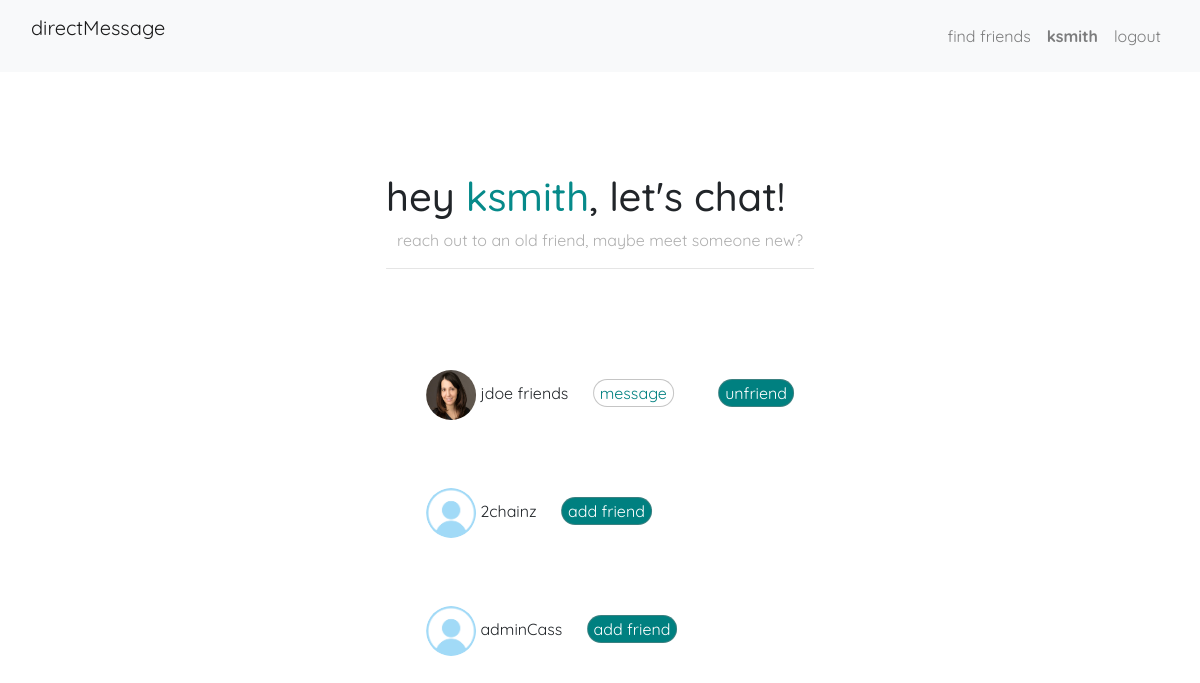
Screenshot of / (signed in) with the database file from the repository.
### accounts/models.py (models this page shows)
class User(AbstractUser):
    def natural_key(self):
        return {
            "username": self.username,
            "email": self.email
        }

### directMessage/models.py (models this page shows, shortened)
class Profile(models.Model):
    profile = models.OneToOneField(
        settings.AUTH_USER_MODEL, on_delete=models.CASCADE, related_name='profile', null=True)
    friends = models.ManyToManyField(
        "Profile", related_name='friend_of', blank=True)
    profile_image = models.ImageField(
        upload_to='profile', blank=True, default='profile/default_img.png')
    def __str__(self):
        return self.profile.username

### directMessage/views.py (the view)
# urls.py: path("", views.index, name="index"),
@login_required
def index(request):
    current_user = Profile.objects.get(id=request.user.id)
    friends = current_user.friends.all()
    profiles = Profile.objects.all()
    return render(request, "directMessage/index.html", {
        "current_user": current_user,
        "profiles": profiles.exclude(profile=request.user.id),
        "friends": friends
    })

### directMessage/templates/directMessage/index.html (shortened to what this page needs)
{% extends "directMessage/layout.html" %}
    {% block body %}
    <div class="center">
    <div id="banner">
        <h1>hey <span id="chat">{{current_user}}</span>, let's chat!</h1>
        <p style="text-align: center;">reach out to an old friend, maybe meet someone new?</p>
    </div>
    <hr>
  <br>
<div id="all_user_profiles">
<ul class="center">
    {% for profile in profiles %}
    <li>
                {% if profile.profile_image %}
        <img class="profile_img_index" src="{{profile.profile_image.url}}"/>
    {% endif %}
    {{profile.profile.username}}
    {% if user.profile in profile.friends.all %}
    friends <button class="message_btn" onclick= "convoButton(this.dataset.message)" data-message="{{profile.profile.username}}">message</button>
    <button class="friend_btn" onclick= "friendshipStatus(this.dataset.message)" data-message="{{profile.id}}">unfriend</button>
</li>
    {% else %}
        <button class="friend_btn" onclick="friendshipStatus(this.dataset.message)" data-message="{{profile.id}}">add friend</button>
        </li>
    {% endif %}
    {% endfor %}
</ul>
 </div>
    </div>
      {% endblock %}

### directMessage/templates/directMessage/layout.html (shortened to what this page needs)
{% load static %}
<!DOCTYPE html>
<html lang="en">
    <head>
        <link rel="stylesheet" href="https://stackpath.bootstrapcdn.com/bootstrap/4.4.1/css/bootstrap.min.css">
        <link rel=”stylesheet” href=”css/bootstrap.css”>
        <link rel=”stylesheet” href=”css/bootstrap-responsive.css”>
        <link href="{% static 'css/style.css' %}" rel="stylesheet">
    </head>
    <body>
        <nav class="navbar navbar-expand-lg navbar-light bg-light">
            <div class="container-fluid">
              <p class="navbar-brand">directMessage</p>
                <div class="navbar-nav">
                  <a class="nav-link" aria-current="page" href="{% url 'index' %}">find friends</a>
                  {% if user.is_authenticated %}
                  <a id='current_user' data-message='{{user.id}}' class="nav-link" href="{% url 'profile' %}"><strong>{{ user.username }}</strong></a>
                  <a class="nav-link" aria-current="page" href="{% url 'logout' %}">logout</a>
                  {% endif %}
                </div>
              </div>
          </nav>
            {% block body %}
            {% endblock %}
    </body>
</html>

### directMessage/static/css/style.css (style rules this page uses)
ul { list-style: none; }
button { outline: none !important; }
body, button, input[type='text'] { font-family: 'Quicksand', sans-serif; }
.center { position: relative; display: inline-block; left: 50% !important; transform: translate( -50% ); }
#chat { color: rgb(6, 138, 138); }
#banner { margin-top: 100px; background-color: white; }
#banner p { color: rgb(175, 175, 175); }
.profile_img_index { border-radius: 50% 50% 50% 50%; width: 50px; height: 50px; }
.friend_btn { border-radius: 25px; background-color: teal; color: white; border: 0.5px rgba(128, 128, 128, 0.459) solid; }
.message_btn { border-radius: 25px; background-color: white; color: teal; border: 0.5px rgba(128, 128, 128, 0.459) solid; }
#all_user_profiles li { margin-top: 50px; }
#all_user_profiles button { margin: 20px; }

### rows the page displays
User: username "ksmith"
Profile: profile.username "ksmith"
Profile: profile_image (picture), profile.username "jdoe"
Profile: profile_image (placeholder picture), profile.username "2chainz"
Profile: profile_image (placeholder picture), profile.username "adminCass"
